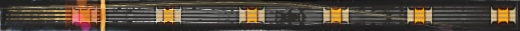
#> input picture bar.jpg, 520 x 31 px
$ python test.py
#> lines starting #> are read from the running program, lines starting #| are printed output that depends on the picture; after the words box and inside, x2 and y2 are one past the last pixel; in counts of white or black regions, pixels touching at a corner belong together
# 重新导入必要的库
import cv2
import numpy as np
from matplotlib import pyplot as plt

# 读取图片
image_path = "bar.jpg"
image = cv2.imread(image_path)
#> image is the input picture: shape (31, 520, 3); mean B, G, R 57.8, 70, 80.6

# 调整图像的整体亮度
image = cv2.convertScaleAbs(image, alpha=2.8, beta=0)
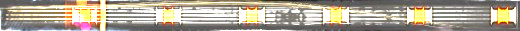
#> image: shape (31, 520, 3); mean B, G, R 149.4, 165.3, 173.9

# 转换为 Lab 颜色空间
lab = cv2.cvtColor(image, cv2.COLOR_BGR2Lab)
#> lab: shape (31, 520, 3); mean of channels 0, 1, 2 172.3, 129.2, 137.2

# 提取 b 通道（黄色区域在 b 通道的值较高）
l, a, b = cv2.split(lab)
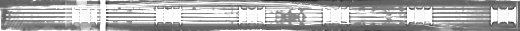
#> l: shape (31, 520); min 28, max 255, mean 172.3
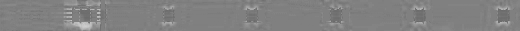
#> a: shape (31, 520); min 106, max 205, mean 129.2
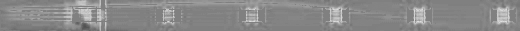
#> b: shape (31, 520); min 81, max 223, mean 137.2

# 直方图均衡化增强对比度
clahe = cv2.createCLAHE(clipLimit=2.5, tileGridSize=(8, 8))
b_enhanced = clahe.apply(b)
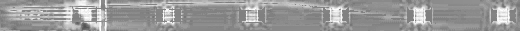
#> b_enhanced: shape (31, 520); min 81, max 255, mean 154.2

# 计算自适应阈值
_, mask = cv2.threshold(b_enhanced, 0, 255, cv2.THRESH_BINARY + cv2.THRESH_OTSU)
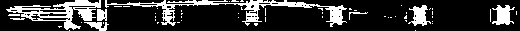
#> mask: shape (31, 520); 20.6% white; 57 white regions (48 under 20 px), largest, box (x1, y1, x2, y2) and area: (105, 0, 347, 27) 1329, (6, 0, 101, 30) 998, (492, 5, 515, 25) 270

# 显示原图和处理结果
fig, axes = plt.subplots(1, 3, figsize=(15, 5))
axes[0].imshow(cv2.cvtColor(image, cv2.COLOR_BGR2RGB))
axes[0].set_title("原图")

axes[1].imshow(b_enhanced, cmap="gray")
axes[1].set_title("增强的 b 通道")

axes[2].imshow(mask, cmap="gray")
axes[2].set_title("二值化 Mask")

for ax in axes:
    ax.axis("off")

plt.show()
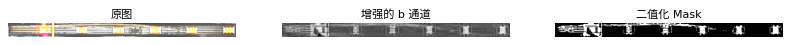
#> figure drawn by matplotlib, 3 panels
